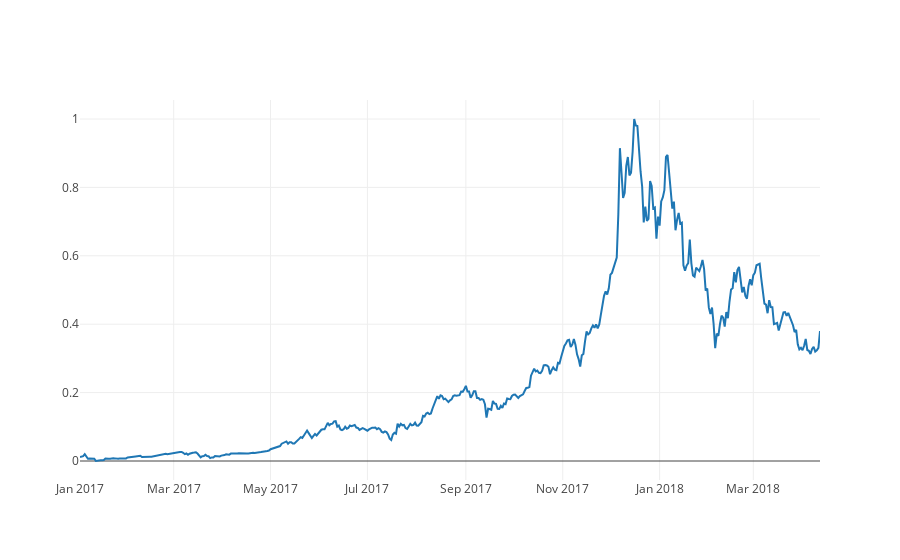

Notebook code for this chart:
### Code cell
bitcoin_close = Scatter(
  x=bitcoin_2017['Date'],
  y=bitcoin_2017['Close_norm']
)

# twitter_test_plot = Scatter(
#   x=twitter_test_df['tweet_date'],
#   y=twitter_test_df['mean_tweet_vader_score']
# ) 

data_combined = Data([bitcoin_close])

iplot(data_combined)

### Figure 1 — Plotly figure (JSON) as saved in the notebook; plotly's stock layout.template omitted (floating-point values rounded to 4 significant figures; data arrays with more than 128 entries replaced by an {"elided": "..."} marker saying what was removed)
{"data": [{"type": "scatter", "x": {"elided": "467 str values"}, "y": {"elided": "467 float values"}}], "layout": {}}
